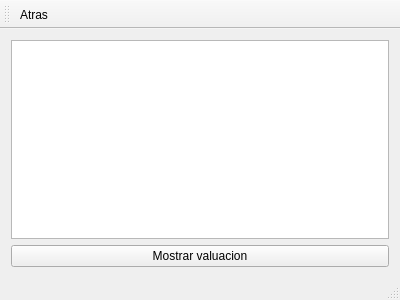
<?xml version="1.0" encoding="UTF-8"?>
<ui version="4.0">
 <class>UITablero</class>
 <widget class="QMainWindow" name="UITablero">
  <property name="geometry">
   <rect>
    <x>0</x>
    <y>0</y>
    <width>400</width>
    <height>300</height>
   </rect>
  </property>
  <property name="windowTitle">
   <string>MainWindow</string>
  </property>
  <property name="windowIcon">
   <iconset resource="iconos.qrc">
    <normaloff>:/iconos/iconoVentana.png</normaloff>:/iconos/iconoVentana.png</iconset>
  </property>
  <property name="styleSheet">
   <string notr="true">QMainWindow
{
	background-image: url(:/iconos/gradient7.png);
}</string>
  </property>
  <widget class="QWidget" name="centralWidget">
   <layout class="QGridLayout" name="gridLayout">
    <item row="1" column="0">
     <widget class="QPushButton" name="pushSiguiente">
      <property name="text">
       <string>Mostrar valuacion</string>
      </property>
     </widget>
    </item>
    <item row="0" column="0">
     <widget class="QGraphicsView" name="graphicsView"/>
    </item>
   </layout>
  </widget>
  <widget class="QToolBar" name="mainToolBar">
   <attribute name="toolBarArea">
    <enum>TopToolBarArea</enum>
   </attribute>
   <attribute name="toolBarBreak">
    <bool>false</bool>
   </attribute>
   <addaction name="actionAtras"/>
  </widget>
  <widget class="QMenuBar" name="menuBar">
   <property name="geometry">
    <rect>
     <x>0</x>
     <y>0</y>
     <width>400</width>
     <height>21</height>
    </rect>
   </property>
  </widget>
  <widget class="QStatusBar" name="statusBar"/>
  <action name="actionAtras">
   <property name="icon">
    <iconset resource="iconos.qrc">
     <normaloff>:/iconos/back28.png</normaloff>:/iconos/back28.png</iconset>
   </property>
   <property name="text">
    <string>Atras</string>
   </property>
  </action>
 </widget>
 <layoutdefault spacing="6" margin="11"/>
 <resources>
  <include location="iconos.qrc"/>
 </resources>
 <connections/>
</ui>
